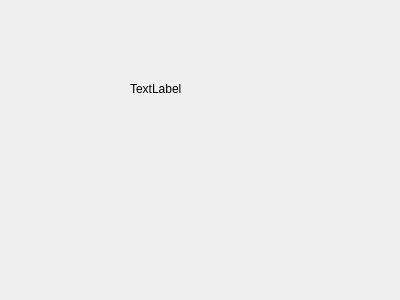
<?xml version="1.0" encoding="UTF-8"?>
<ui version="4.0">
 <class>Timer</class>
 <widget class="QWidget" name="Timer">
  <property name="geometry">
   <rect>
    <x>0</x>
    <y>0</y>
    <width>400</width>
    <height>300</height>
   </rect>
  </property>
  <property name="windowTitle">
   <string>Timer</string>
  </property>
  <widget class="QLabel" name="mainLabel">
   <property name="geometry">
    <rect>
     <x>130</x>
     <y>80</y>
     <width>67</width>
     <height>17</height>
    </rect>
   </property>
   <property name="text">
    <string>TextLabel</string>
   </property>
  </widget>
 </widget>
 <layoutdefault spacing="6" margin="11"/>
 <resources/>
 <connections/>
</ui>
